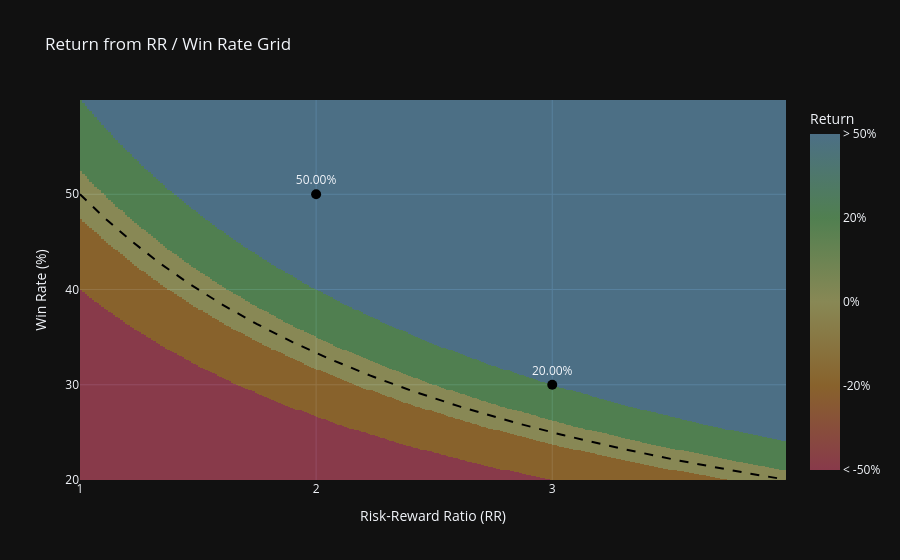

Source (notebook cell):
### Markdown cell above
## Plot Return RR/Win Rate Grid

### Code cell
def plot_rr_win_grid(RR_list , Win_Rate_list):
    RRmin = (int(min(RR_list)*100)-1*100)/100 if (int(min(RR_list)*100)-1*100)/100 > 0 else 0
    RRmax = (int(max(RR_list)*100)+1*100)/100 if (int(max(RR_list)*100)+1*100)/100 < 10 else 10
    WWmin = (int(min(Win_Rate_list)*1000)-1*100)/1000 if (int(min(Win_Rate_list)*1000)-1*100)/1000 > 0 else 0
    WWmax = (int(max(Win_Rate_list)*1000)+1*100)/1000 if (int(max(Win_Rate_list)*1000)+1*100)/1000 < 1 else 1

    RR_edges = np.arange(RRmin, RRmax, 0.01)
    Win_edges = np.arange(WWmin, WWmax, 0.001)

    RR_centers = (RR_edges[:-1] + RR_edges[1:]) / 2
    Win_centers = (Win_edges[:-1] + Win_edges[1:]) / 2

    RR_grid, Win_grid = np.meshgrid(RR_centers, Win_centers, indexing='ij')
    expected = RR_grid * Win_grid - (1 - Win_grid)

    # Discrete colors and boundaries
    bins = [-0.5, -0.2, -0.05, 0.05, 0.2, 0.5, np.max(expected)+1] # Add max+1 to include max value
    colors = [
    'rgba(255,99,132,0.5)',   # light red
    'rgba(255,179,71,0.5)',   # light orange
    'rgba(255,255,153,0.5)',  # light yellow
    'rgba(144,238,144,0.5)',  # light green
    'rgba(135,206,250,0.5)'   # light blue
]
    labels = ['< -50%', '-20% ', '0%', '20%', '> 50%']

    expected_digitized = np.digitize(expected, bins, right=False) - 1 # values: 0 to 4

    expected_points = [rr * wr - (1 - wr) for rr, wr in zip(RR_list, Win_Rate_list)]
    expected_labels = [f"{(ev*100):.2f}%" for ev in expected_points]

    # Build a discrete colorscale for Plotly
    # Positions must be evenly spaced for the discrete classes (0, 0.25, 0.5, 0.75, 1.0)
    colorscale = [
        [0.00, colors[0]],
        [0.25, colors[1]],
        [0.50, colors[2]],
        [0.75, colors[3]],
        [1.00, colors[4]],
    ]
    tickvals = [i for i in range(5)]
    ticktext = labels

    fig = go.Figure()
    fig.add_trace(go.Heatmap(
        x=RR_centers,
        y=Win_centers * 100,
        z=expected_digitized.T,
        colorscale=colorscale,
        zmin=0, zmax=4,
        colorbar=dict(
            title="Return",
            tickvals=tickvals,
            ticktext=ticktext
        ),
        customdata=expected.T*100,
        hovertemplate="Return: %{customdata:.2f}%<br>RR: %{x:.2f}<br>Win Rate: %{y:.2f}%<extra></extra>"
    ))
    fig.add_trace(go.Scatter(
        x=RR_list,
        y=[100 * wr for wr in Win_Rate_list],
        mode='markers+text',
        marker=dict(color='black', size=10),
        text=expected_labels,
        showlegend=False,
        textposition="top center",
        hovertemplate="Return: %{text}<br>RR: %{x:.2f}<br>Win Rate: %{y:.2f}%<extra></extra>"
    ))

    # Add y = 2/(x+1) curve (x: RR, y: Win Rate %)
    RR_curve = np.linspace(RRmin, RRmax-0.01, 300)
    Win_curve = 1 / (RR_curve+1)
    # Filter to stay in [0,1]
    mask = (Win_curve >= 0) & (Win_curve <= 1)

    fig.add_trace(go.Scatter(
        x=RR_curve[mask],
        y=Win_curve[mask]*100,
        mode='lines',
        line=dict(color='black', width=2, dash='dash'),
        showlegend=False,
        hovertemplate="Return: 0%<br>RR: %{x:.2f}<br>Win Rate: %{y:.2f}%<extra></extra>"
    ))

    fig.update_layout(
        xaxis=dict(title='Risk-Reward Ratio (RR)', range=[RRmin,RRmax-0.01], dtick=1),
        yaxis=dict(title='Win Rate (%)', range=[WWmin*100, WWmax*100-0.1], dtick=10),
        title='Return from RR / Win Rate Grid'
    )
    fig.show()

plot_rr_win_grid([3,2],[0.3,0.5])

### Figure 1 — Plotly figure (JSON) as saved in the notebook; plotly's stock layout.template omitted (floating-point values rounded to 4 significant figures; data arrays with more than 128 entries replaced by an {"elided": "..."} marker saying what was removed)
{"data": [{"colorbar": {"ticktext": ["< -50%", "-20% ", "0%", "20%", "> 50%"], "tickvals": [0, 1, 2, 3, 4], "title": {"text": "Return"}}, "colorscale": [[0.0, "rgba(255,99,132,0.5)"], [0.25, "rgba(255,179,71,0.5)"], [0.5, "rgba(255,255,153,0.5)"], [0.75, "rgba(144,238,144,0.5)"], [1.0, "rgba(135,206,250,0.5)"]], "customdata": {"elided": "399x299 float values"}, "hovertemplate": "Return: %{customdata:.2f}%<br>RR: %{x:.2f}<br>Win Rate: %{y:.2f}%<extra></extra>", "x": {"elided": "299 float values"}, "y": {"elided": "399 float values"}, "z": {"elided": "399x299 int values"}, "zmax": 4, "zmin": 0, "type": "heatmap"}, {"hovertemplate": "Return: %{text}<br>RR: %{x:.2f}<br>Win Rate: %{y:.2f}%<extra></extra>", "marker": {"color": "black", "size": 10}, "mode": "markers+text", "showlegend": false, "text": ["20.00%", "50.00%"], "textposition": "top center", "x": [3, 2], "y": [30.0, 50.0], "type": "scatter"}, {"hovertemplate": "Return: 0%<br>RR: %{x:.2f}<br>Win Rate: %{y:.2f}%<extra></extra>", "line": {"color": "black", "dash": "dash", "width": 2}, "mode": "lines", "showlegend": false, "x": {"elided": "300 float values"}, "y": {"elided": "300 float values"}, "type": "scatter"}], "layout": {"xaxis": {"title": {"text": "Risk-Reward Ratio (RR)"}, "range": [1.0, 3.99], "dtick": 1}, "yaxis": {"title": {"text": "Win Rate (%)"}, "range": [20.0, 59.9], "dtick": 10}, "title": {"text": "Return from RR / Win Rate Grid"}}}
